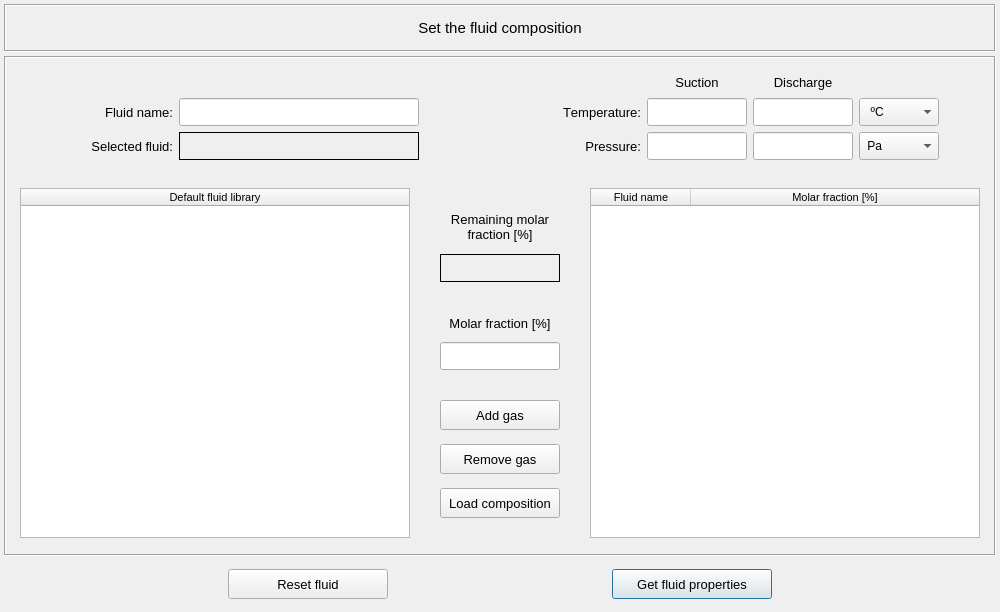
<?xml version="1.0" encoding="UTF-8"?>
<ui version="4.0">
 <class>Dialog</class>
 <widget class="QDialog" name="Dialog">
  <property name="geometry">
   <rect>
    <x>0</x>
    <y>0</y>
    <width>1000</width>
    <height>612</height>
   </rect>
  </property>
  <property name="minimumSize">
   <size>
    <width>1000</width>
    <height>612</height>
   </size>
  </property>
  <property name="maximumSize">
   <size>
    <width>1000</width>
    <height>612</height>
   </size>
  </property>
  <property name="windowTitle">
   <string>Set fluid mixture composition</string>
  </property>
  <layout class="QGridLayout" name="gridLayout_11">
   <property name="leftMargin">
    <number>4</number>
   </property>
   <property name="topMargin">
    <number>4</number>
   </property>
   <property name="rightMargin">
    <number>4</number>
   </property>
   <property name="bottomMargin">
    <number>4</number>
   </property>
   <property name="spacing">
    <number>4</number>
   </property>
   <item row="0" column="0">
    <widget class="QFrame" name="frame_title">
     <property name="minimumSize">
      <size>
       <width>0</width>
       <height>48</height>
      </size>
     </property>
     <property name="maximumSize">
      <size>
       <width>16777215</width>
       <height>48</height>
      </size>
     </property>
     <property name="frameShape">
      <enum>QFrame::Box</enum>
     </property>
     <property name="frameShadow">
      <enum>QFrame::Sunken</enum>
     </property>
     <layout class="QGridLayout" name="gridLayout_10">
      <item row="0" column="0">
       <widget class="QLabel" name="label_title">
        <property name="font">
         <font>
          <pointsize>11</pointsize>
         </font>
        </property>
        <property name="text">
         <string>Set the fluid composition</string>
        </property>
        <property name="alignment">
         <set>Qt::AlignCenter</set>
        </property>
       </widget>
      </item>
     </layout>
    </widget>
   </item>
   <item row="1" column="0">
    <widget class="QFrame" name="frame">
     <property name="maximumSize">
      <size>
       <width>16777215</width>
       <height>500</height>
      </size>
     </property>
     <property name="frameShape">
      <enum>QFrame::Box</enum>
     </property>
     <property name="frameShadow">
      <enum>QFrame::Sunken</enum>
     </property>
     <layout class="QGridLayout" name="gridLayout_9">
      <property name="leftMargin">
       <number>4</number>
      </property>
      <property name="topMargin">
       <number>4</number>
      </property>
      <property name="rightMargin">
       <number>4</number>
      </property>
      <property name="bottomMargin">
       <number>4</number>
      </property>
      <property name="verticalSpacing">
       <number>4</number>
      </property>
      <item row="0" column="0">
       <widget class="QFrame" name="frame_states">
        <property name="minimumSize">
         <size>
          <width>0</width>
          <height>110</height>
         </size>
        </property>
        <property name="frameShape">
         <enum>QFrame::NoFrame</enum>
        </property>
        <property name="frameShadow">
         <enum>QFrame::Raised</enum>
        </property>
        <layout class="QGridLayout" name="gridLayout">
         <property name="leftMargin">
          <number>4</number>
         </property>
         <property name="topMargin">
          <number>4</number>
         </property>
         <property name="rightMargin">
          <number>4</number>
         </property>
         <property name="bottomMargin">
          <number>4</number>
         </property>
         <property name="horizontalSpacing">
          <number>8</number>
         </property>
         <property name="verticalSpacing">
          <number>4</number>
         </property>
         <item row="0" column="0">
          <widget class="QFrame" name="frame_5">
           <property name="minimumSize">
            <size>
             <width>0</width>
             <height>60</height>
            </size>
           </property>
           <property name="frameShape">
            <enum>QFrame::NoFrame</enum>
           </property>
           <property name="frameShadow">
            <enum>QFrame::Raised</enum>
           </property>
           <layout class="QGridLayout" name="gridLayout_14">
            <property name="leftMargin">
             <number>6</number>
            </property>
            <property name="topMargin">
             <number>6</number>
            </property>
            <property name="rightMargin">
             <number>6</number>
            </property>
            <property name="bottomMargin">
             <number>6</number>
            </property>
            <item row="1" column="1">
             <widget class="QLabel" name="label_5">
              <property name="minimumSize">
               <size>
                <width>0</width>
                <height>28</height>
               </size>
              </property>
              <property name="maximumSize">
               <size>
                <width>140</width>
                <height>28</height>
               </size>
              </property>
              <property name="font">
               <font>
                <pointsize>10</pointsize>
                <kerning>false</kerning>
               </font>
              </property>
              <property name="text">
               <string>Fluid name:</string>
              </property>
              <property name="alignment">
               <set>Qt::AlignRight|Qt::AlignTrailing|Qt::AlignVCenter</set>
              </property>
             </widget>
            </item>
            <item row="1" column="2">
             <widget class="QLineEdit" name="lineEdit_fluid_name">
              <property name="minimumSize">
               <size>
                <width>240</width>
                <height>28</height>
               </size>
              </property>
              <property name="maximumSize">
               <size>
                <width>350</width>
                <height>28</height>
               </size>
              </property>
              <property name="whatsThis">
               <string>&lt;html&gt;&lt;head/&gt;&lt;body&gt;&lt;p&gt;Insert a fluid name&lt;/p&gt;&lt;/body&gt;&lt;/html&gt;</string>
              </property>
              <property name="styleSheet">
               <string notr="true"/>
              </property>
              <property name="text">
               <string/>
              </property>
              <property name="alignment">
               <set>Qt::AlignCenter</set>
              </property>
             </widget>
            </item>
            <item row="1" column="0">
             <spacer name="horizontalSpacer_7">
              <property name="orientation">
               <enum>Qt::Horizontal</enum>
              </property>
              <property name="sizeHint" stdset="0">
               <size>
                <width>40</width>
                <height>20</height>
               </size>
              </property>
             </spacer>
            </item>
            <item row="1" column="3">
             <spacer name="horizontalSpacer_4">
              <property name="orientation">
               <enum>Qt::Horizontal</enum>
              </property>
              <property name="sizeHint" stdset="0">
               <size>
                <width>40</width>
                <height>20</height>
               </size>
              </property>
             </spacer>
            </item>
            <item row="2" column="1">
             <widget class="QLabel" name="label_3">
              <property name="minimumSize">
               <size>
                <width>0</width>
                <height>28</height>
               </size>
              </property>
              <property name="maximumSize">
               <size>
                <width>140</width>
                <height>28</height>
               </size>
              </property>
              <property name="font">
               <font>
                <pointsize>10</pointsize>
                <kerning>false</kerning>
               </font>
              </property>
              <property name="text">
               <string>Selected fluid:</string>
              </property>
              <property name="alignment">
               <set>Qt::AlignRight|Qt::AlignTrailing|Qt::AlignVCenter</set>
              </property>
             </widget>
            </item>
            <item row="0" column="2">
             <widget class="QLabel" name="label_spacing">
              <property name="minimumSize">
               <size>
                <width>100</width>
                <height>20</height>
               </size>
              </property>
              <property name="maximumSize">
               <size>
                <width>1000</width>
                <height>20</height>
               </size>
              </property>
              <property name="font">
               <font>
                <family>MS Shell Dlg 2</family>
                <pointsize>10</pointsize>
                <weight>50</weight>
                <italic>false</italic>
                <bold>false</bold>
               </font>
              </property>
              <property name="frameShape">
               <enum>QFrame::NoFrame</enum>
              </property>
              <property name="text">
               <string/>
              </property>
              <property name="alignment">
               <set>Qt::AlignCenter</set>
              </property>
             </widget>
            </item>
            <item row="2" column="2">
             <widget class="QLabel" name="label_selected_fluid">
              <property name="minimumSize">
               <size>
                <width>240</width>
                <height>28</height>
               </size>
              </property>
              <property name="maximumSize">
               <size>
                <width>350</width>
                <height>28</height>
               </size>
              </property>
              <property name="font">
               <font>
                <pointsize>8</pointsize>
               </font>
              </property>
              <property name="styleSheet">
               <string notr="true"/>
              </property>
              <property name="frameShape">
               <enum>QFrame::Box</enum>
              </property>
              <property name="text">
               <string/>
              </property>
              <property name="alignment">
               <set>Qt::AlignCenter</set>
              </property>
              <property name="wordWrap">
               <bool>true</bool>
              </property>
              <property name="margin">
               <number>2</number>
              </property>
              <property name="indent">
               <number>2</number>
              </property>
             </widget>
            </item>
           </layout>
          </widget>
         </item>
         <item row="0" column="1">
          <widget class="QFrame" name="frame_10">
           <property name="frameShape">
            <enum>QFrame::NoFrame</enum>
           </property>
           <property name="frameShadow">
            <enum>QFrame::Raised</enum>
           </property>
           <layout class="QGridLayout" name="gridLayout_15">
            <property name="leftMargin">
             <number>6</number>
            </property>
            <property name="topMargin">
             <number>6</number>
            </property>
            <property name="rightMargin">
             <number>6</number>
            </property>
            <property name="bottomMargin">
             <number>6</number>
            </property>
            <item row="1" column="5">
             <spacer name="horizontalSpacer_2">
              <property name="orientation">
               <enum>Qt::Horizontal</enum>
              </property>
              <property name="sizeHint" stdset="0">
               <size>
                <width>40</width>
                <height>20</height>
               </size>
              </property>
             </spacer>
            </item>
            <item row="1" column="0">
             <spacer name="horizontalSpacer_3">
              <property name="orientation">
               <enum>Qt::Horizontal</enum>
              </property>
              <property name="sizeHint" stdset="0">
               <size>
                <width>40</width>
                <height>20</height>
               </size>
              </property>
             </spacer>
            </item>
            <item row="2" column="1">
             <widget class="QLabel" name="label_9">
              <property name="minimumSize">
               <size>
                <width>90</width>
                <height>28</height>
               </size>
              </property>
              <property name="maximumSize">
               <size>
                <width>400</width>
                <height>28</height>
               </size>
              </property>
              <property name="font">
               <font>
                <family>MS Shell Dlg 2</family>
                <pointsize>10</pointsize>
                <weight>50</weight>
                <italic>false</italic>
                <bold>false</bold>
                <kerning>false</kerning>
               </font>
              </property>
              <property name="text">
               <string>Pressure:</string>
              </property>
              <property name="alignment">
               <set>Qt::AlignRight|Qt::AlignTrailing|Qt::AlignVCenter</set>
              </property>
             </widget>
            </item>
            <item row="1" column="2">
             <widget class="QLineEdit" name="lineEdit_temperature">
              <property name="minimumSize">
               <size>
                <width>100</width>
                <height>28</height>
               </size>
              </property>
              <property name="maximumSize">
               <size>
                <width>100</width>
                <height>28</height>
               </size>
              </property>
              <property name="font">
               <font>
                <pointsize>10</pointsize>
                <weight>50</weight>
                <italic>false</italic>
                <bold>false</bold>
               </font>
              </property>
              <property name="styleSheet">
               <string notr="true"/>
              </property>
              <property name="text">
               <string/>
              </property>
              <property name="alignment">
               <set>Qt::AlignCenter</set>
              </property>
             </widget>
            </item>
            <item row="2" column="4">
             <widget class="QComboBox" name="comboBox_pressure_units">
              <property name="minimumSize">
               <size>
                <width>80</width>
                <height>28</height>
               </size>
              </property>
              <property name="maximumSize">
               <size>
                <width>80</width>
                <height>28</height>
               </size>
              </property>
              <property name="font">
               <font>
                <family>MS Shell Dlg 2</family>
                <italic>false</italic>
               </font>
              </property>
              <item>
               <property name="text">
                <string> Pa</string>
               </property>
              </item>
              <item>
               <property name="text">
                <string> kPa</string>
               </property>
              </item>
              <item>
               <property name="text">
                <string> atm</string>
               </property>
              </item>
              <item>
               <property name="text">
                <string> bar</string>
               </property>
              </item>
              <item>
               <property name="text">
                <string> kgf/cm²</string>
               </property>
              </item>
              <item>
               <property name="text">
                <string> psi</string>
               </property>
              </item>
              <item>
               <property name="text">
                <string> ksi</string>
               </property>
              </item>
             </widget>
            </item>
            <item row="1" column="3">
             <widget class="QLineEdit" name="lineEdit_temperature_disch">
              <property name="minimumSize">
               <size>
                <width>100</width>
                <height>28</height>
               </size>
              </property>
              <property name="maximumSize">
               <size>
                <width>100</width>
                <height>28</height>
               </size>
              </property>
              <property name="font">
               <font>
                <pointsize>10</pointsize>
                <weight>50</weight>
                <italic>false</italic>
                <bold>false</bold>
               </font>
              </property>
              <property name="styleSheet">
               <string notr="true"/>
              </property>
              <property name="text">
               <string/>
              </property>
              <property name="alignment">
               <set>Qt::AlignCenter</set>
              </property>
             </widget>
            </item>
            <item row="1" column="1">
             <widget class="QLabel" name="label_10">
              <property name="minimumSize">
               <size>
                <width>90</width>
                <height>28</height>
               </size>
              </property>
              <property name="maximumSize">
               <size>
                <width>400</width>
                <height>28</height>
               </size>
              </property>
              <property name="font">
               <font>
                <family>MS Shell Dlg 2</family>
                <pointsize>10</pointsize>
                <weight>50</weight>
                <italic>false</italic>
                <bold>false</bold>
                <kerning>false</kerning>
               </font>
              </property>
              <property name="text">
               <string>Temperature:</string>
              </property>
              <property name="alignment">
               <set>Qt::AlignRight|Qt::AlignTrailing|Qt::AlignVCenter</set>
              </property>
             </widget>
            </item>
            <item row="1" column="4">
             <widget class="QComboBox" name="comboBox_temperature_units">
              <property name="minimumSize">
               <size>
                <width>80</width>
                <height>28</height>
               </size>
              </property>
              <property name="maximumSize">
               <size>
                <width>80</width>
                <height>28</height>
               </size>
              </property>
              <property name="font">
               <font>
                <family>MS Shell Dlg 2</family>
                <italic>false</italic>
               </font>
              </property>
              <property name="currentIndex">
               <number>1</number>
              </property>
              <item>
               <property name="text">
                <string>  K</string>
               </property>
              </item>
              <item>
               <property name="text">
                <string>  ºC</string>
               </property>
              </item>
              <item>
               <property name="text">
                <string>  ºF</string>
               </property>
              </item>
             </widget>
            </item>
            <item row="0" column="3">
             <widget class="QLabel" name="label_discharge">
              <property name="minimumSize">
               <size>
                <width>100</width>
                <height>20</height>
               </size>
              </property>
              <property name="maximumSize">
               <size>
                <width>100</width>
                <height>20</height>
               </size>
              </property>
              <property name="font">
               <font>
                <family>MS Shell Dlg 2</family>
                <pointsize>10</pointsize>
                <weight>50</weight>
                <italic>false</italic>
                <bold>false</bold>
               </font>
              </property>
              <property name="text">
               <string>Discharge</string>
              </property>
              <property name="alignment">
               <set>Qt::AlignCenter</set>
              </property>
             </widget>
            </item>
            <item row="0" column="2">
             <widget class="QLabel" name="label_suction">
              <property name="minimumSize">
               <size>
                <width>100</width>
                <height>20</height>
               </size>
              </property>
              <property name="maximumSize">
               <size>
                <width>100</width>
                <height>20</height>
               </size>
              </property>
              <property name="font">
               <font>
                <family>MS Shell Dlg 2</family>
                <pointsize>10</pointsize>
                <weight>50</weight>
                <italic>false</italic>
                <bold>false</bold>
               </font>
              </property>
              <property name="text">
               <string>Suction</string>
              </property>
              <property name="alignment">
               <set>Qt::AlignCenter</set>
              </property>
             </widget>
            </item>
            <item row="2" column="3">
             <widget class="QLineEdit" name="lineEdit_pressure_disch">
              <property name="enabled">
               <bool>true</bool>
              </property>
              <property name="minimumSize">
               <size>
                <width>100</width>
                <height>28</height>
               </size>
              </property>
              <property name="maximumSize">
               <size>
                <width>100</width>
                <height>28</height>
               </size>
              </property>
              <property name="font">
               <font>
                <pointsize>10</pointsize>
                <weight>50</weight>
                <italic>false</italic>
                <bold>false</bold>
               </font>
              </property>
              <property name="styleSheet">
               <string notr="true"/>
              </property>
              <property name="text">
               <string/>
              </property>
              <property name="alignment">
               <set>Qt::AlignCenter</set>
              </property>
             </widget>
            </item>
            <item row="2" column="2">
             <widget class="QLineEdit" name="lineEdit_pressure">
              <property name="enabled">
               <bool>true</bool>
              </property>
              <property name="minimumSize">
               <size>
                <width>100</width>
                <height>28</height>
               </size>
              </property>
              <property name="maximumSize">
               <size>
                <width>100</width>
                <height>28</height>
               </size>
              </property>
              <property name="font">
               <font>
                <pointsize>10</pointsize>
                <weight>50</weight>
                <italic>false</italic>
                <bold>false</bold>
               </font>
              </property>
              <property name="styleSheet">
               <string notr="true"/>
              </property>
              <property name="text">
               <string/>
              </property>
              <property name="alignment">
               <set>Qt::AlignCenter</set>
              </property>
             </widget>
            </item>
           </layout>
          </widget>
         </item>
        </layout>
       </widget>
      </item>
      <item row="1" column="0">
       <widget class="QScrollArea" name="scrollArea">
        <property name="frameShape">
         <enum>QFrame::NoFrame</enum>
        </property>
        <property name="widgetResizable">
         <bool>true</bool>
        </property>
        <widget class="QWidget" name="scrollAreaWidgetContents">
         <property name="geometry">
          <rect>
           <x>0</x>
           <y>0</y>
           <width>980</width>
           <height>374</height>
          </rect>
         </property>
         <layout class="QGridLayout" name="gridLayout_2">
          <property name="leftMargin">
           <number>4</number>
          </property>
          <property name="topMargin">
           <number>4</number>
          </property>
          <property name="rightMargin">
           <number>4</number>
          </property>
          <property name="bottomMargin">
           <number>4</number>
          </property>
          <property name="spacing">
           <number>4</number>
          </property>
          <item row="0" column="0">
           <widget class="QTreeWidget" name="treeWidget_reference_gases">
            <property name="minimumSize">
             <size>
              <width>390</width>
              <height>0</height>
             </size>
            </property>
            <property name="maximumSize">
             <size>
              <width>390</width>
              <height>350</height>
             </size>
            </property>
            <property name="font">
             <font>
              <family>MS Shell Dlg 2</family>
              <pointsize>8</pointsize>
             </font>
            </property>
            <property name="toolTip">
             <string>&lt;html&gt;&lt;head/&gt;&lt;body&gt;&lt;p&gt;Press double-click to add fluid to the mixture&lt;/p&gt;&lt;/body&gt;&lt;/html&gt;</string>
            </property>
            <property name="styleSheet">
             <string notr="true"/>
            </property>
            <property name="horizontalScrollBarPolicy">
             <enum>Qt::ScrollBarAsNeeded</enum>
            </property>
            <property name="sizeAdjustPolicy">
             <enum>QAbstractScrollArea::AdjustIgnored</enum>
            </property>
            <property name="dragDropMode">
             <enum>QAbstractItemView::DragOnly</enum>
            </property>
            <column>
             <property name="text">
              <string>Default fluid library</string>
             </property>
             <property name="textAlignment">
              <set>AlignCenter</set>
             </property>
            </column>
           </widget>
          </item>
          <item row="0" column="2">
           <widget class="QTableWidget" name="tableWidget_new_fluid">
            <property name="minimumSize">
             <size>
              <width>390</width>
              <height>0</height>
             </size>
            </property>
            <property name="maximumSize">
             <size>
              <width>390</width>
              <height>350</height>
             </size>
            </property>
            <property name="font">
             <font>
              <family>MS Shell Dlg 2</family>
              <pointsize>8</pointsize>
             </font>
            </property>
            <property name="sizeAdjustPolicy">
             <enum>QAbstractScrollArea::AdjustToContents</enum>
            </property>
            <property name="editTriggers">
             <set>QAbstractItemView::DoubleClicked|QAbstractItemView::EditKeyPressed</set>
            </property>
            <property name="dragDropOverwriteMode">
             <bool>false</bool>
            </property>
            <property name="dragDropMode">
             <enum>QAbstractItemView::DropOnly</enum>
            </property>
            <property name="alternatingRowColors">
             <bool>true</bool>
            </property>
            <property name="selectionBehavior">
             <enum>QAbstractItemView::SelectItems</enum>
            </property>
            <property name="sortingEnabled">
             <bool>true</bool>
            </property>
            <attribute name="horizontalHeaderStretchLastSection">
             <bool>true</bool>
            </attribute>
            <column>
             <property name="text">
              <string>Fluid name</string>
             </property>
            </column>
            <column>
             <property name="text">
              <string>Molar fraction [%]</string>
             </property>
            </column>
           </widget>
          </item>
          <item row="0" column="1">
           <widget class="QFrame" name="frame_middle">
            <property name="minimumSize">
             <size>
              <width>140</width>
              <height>0</height>
             </size>
            </property>
            <property name="maximumSize">
             <size>
              <width>160</width>
              <height>350</height>
             </size>
            </property>
            <property name="frameShape">
             <enum>QFrame::NoFrame</enum>
            </property>
            <property name="frameShadow">
             <enum>QFrame::Raised</enum>
            </property>
            <layout class="QGridLayout" name="gridLayout_16">
             <property name="leftMargin">
              <number>0</number>
             </property>
             <property name="topMargin">
              <number>0</number>
             </property>
             <property name="rightMargin">
              <number>0</number>
             </property>
             <property name="bottomMargin">
              <number>0</number>
             </property>
             <property name="spacing">
              <number>0</number>
             </property>
             <item row="6" column="0">
              <spacer name="verticalSpacer_5">
               <property name="orientation">
                <enum>Qt::Vertical</enum>
               </property>
               <property name="sizeHint" stdset="0">
                <size>
                 <width>20</width>
                 <height>40</height>
                </size>
               </property>
              </spacer>
             </item>
             <item row="2" column="0">
              <spacer name="verticalSpacer_6">
               <property name="orientation">
                <enum>Qt::Vertical</enum>
               </property>
               <property name="sizeHint" stdset="0">
                <size>
                 <width>20</width>
                 <height>40</height>
                </size>
               </property>
              </spacer>
             </item>
             <item row="4" column="0">
              <spacer name="verticalSpacer_7">
               <property name="orientation">
                <enum>Qt::Vertical</enum>
               </property>
               <property name="sizeHint" stdset="0">
                <size>
                 <width>20</width>
                 <height>40</height>
                </size>
               </property>
              </spacer>
             </item>
             <item row="5" column="0">
              <widget class="QFrame" name="frame_9">
               <property name="minimumSize">
                <size>
                 <width>0</width>
                 <height>140</height>
                </size>
               </property>
               <property name="frameShape">
                <enum>QFrame::NoFrame</enum>
               </property>
               <property name="frameShadow">
                <enum>QFrame::Raised</enum>
               </property>
               <layout class="QGridLayout" name="gridLayout_17">
                <property name="leftMargin">
                 <number>4</number>
                </property>
                <property name="topMargin">
                 <number>4</number>
                </property>
                <property name="rightMargin">
                 <number>4</number>
                </property>
                <property name="bottomMargin">
                 <number>0</number>
                </property>
                <property name="horizontalSpacing">
                 <number>4</number>
                </property>
                <property name="verticalSpacing">
                 <number>6</number>
                </property>
                <item row="0" column="0">
                 <widget class="QPushButton" name="pushButton_add_gas">
                  <property name="minimumSize">
                   <size>
                    <width>120</width>
                    <height>30</height>
                   </size>
                  </property>
                  <property name="maximumSize">
                   <size>
                    <width>120</width>
                    <height>30</height>
                   </size>
                  </property>
                  <property name="font">
                   <font>
                    <pointsize>10</pointsize>
                   </font>
                  </property>
                  <property name="styleSheet">
                   <string notr="true"/>
                  </property>
                  <property name="text">
                   <string>Add gas</string>
                  </property>
                  <property name="autoDefault">
                   <bool>false</bool>
                  </property>
                  <property name="default">
                   <bool>true</bool>
                  </property>
                 </widget>
                </item>
                <item row="1" column="0">
                 <widget class="QPushButton" name="pushButton_remove_gas">
                  <property name="minimumSize">
                   <size>
                    <width>120</width>
                    <height>30</height>
                   </size>
                  </property>
                  <property name="maximumSize">
                   <size>
                    <width>120</width>
                    <height>30</height>
                   </size>
                  </property>
                  <property name="font">
                   <font>
                    <pointsize>10</pointsize>
                   </font>
                  </property>
                  <property name="styleSheet">
                   <string notr="true"/>
                  </property>
                  <property name="text">
                   <string>Remove gas</string>
                  </property>
                  <property name="autoDefault">
                   <bool>false</bool>
                  </property>
                  <property name="default">
                   <bool>false</bool>
                  </property>
                  <property name="status" stdset="0">
                   <string>danger</string>
                  </property>
                 </widget>
                </item>
                <item row="2" column="0">
                 <widget class="QPushButton" name="pushButton_load_composition">
                  <property name="minimumSize">
                   <size>
                    <width>120</width>
                    <height>30</height>
                   </size>
                  </property>
                  <property name="maximumSize">
                   <size>
                    <width>120</width>
                    <height>30</height>
                   </size>
                  </property>
                  <property name="font">
                   <font>
                    <pointsize>10</pointsize>
                   </font>
                  </property>
                  <property name="styleSheet">
                   <string notr="true"/>
                  </property>
                  <property name="text">
                   <string>Load composition</string>
                  </property>
                  <property name="autoDefault">
                   <bool>false</bool>
                  </property>
                  <property name="default">
                   <bool>false</bool>
                  </property>
                 </widget>
                </item>
               </layout>
              </widget>
             </item>
             <item row="1" column="0">
              <widget class="QFrame" name="frame_11">
               <property name="frameShape">
                <enum>QFrame::NoFrame</enum>
               </property>
               <property name="frameShadow">
                <enum>QFrame::Raised</enum>
               </property>
               <layout class="QGridLayout" name="gridLayout_18">
                <item row="0" column="0">
                 <widget class="QLabel" name="label_title_remaining_fraction">
                  <property name="minimumSize">
                   <size>
                    <width>120</width>
                    <height>42</height>
                   </size>
                  </property>
                  <property name="maximumSize">
                   <size>
                    <width>120</width>
                    <height>42</height>
                   </size>
                  </property>
                  <property name="font">
                   <font>
                    <pointsize>10</pointsize>
                   </font>
                  </property>
                  <property name="text">
                   <string>Remaining molar 
fraction [%]</string>
                  </property>
                  <property name="alignment">
                   <set>Qt::AlignCenter</set>
                  </property>
                  <property name="wordWrap">
                   <bool>true</bool>
                  </property>
                 </widget>
                </item>
                <item row="1" column="0">
                 <widget class="QLabel" name="label_remaining_composition">
                  <property name="minimumSize">
                   <size>
                    <width>120</width>
                    <height>28</height>
                   </size>
                  </property>
                  <property name="maximumSize">
                   <size>
                    <width>120</width>
                    <height>28</height>
                   </size>
                  </property>
                  <property name="font">
                   <font>
                    <pointsize>10</pointsize>
                    <italic>false</italic>
                   </font>
                  </property>
                  <property name="styleSheet">
                   <string notr="true">QLineEdit{color: rgb(0, 0, 0); background-color: rgb(250, 250, 250)}
QLineEdit:disabled{color: rgb(100, 100, 100); background-color: rgb(240, 240, 240)}</string>
                  </property>
                  <property name="frameShape">
                   <enum>QFrame::Box</enum>
                  </property>
                  <property name="text">
                   <string/>
                  </property>
                  <property name="alignment">
                   <set>Qt::AlignCenter</set>
                  </property>
                  <property name="wordWrap">
                   <bool>true</bool>
                  </property>
                 </widget>
                </item>
               </layout>
              </widget>
             </item>
             <item row="3" column="0">
              <widget class="QFrame" name="frame_12">
               <property name="frameShape">
                <enum>QFrame::NoFrame</enum>
               </property>
               <property name="frameShadow">
                <enum>QFrame::Raised</enum>
               </property>
               <layout class="QGridLayout" name="gridLayout_19">
                <item row="0" column="0">
                 <widget class="QLabel" name="label_6">
                  <property name="minimumSize">
                   <size>
                    <width>120</width>
                    <height>26</height>
                   </size>
                  </property>
                  <property name="maximumSize">
                   <size>
                    <width>120</width>
                    <height>26</height>
                   </size>
                  </property>
                  <property name="font">
                   <font>
                    <pointsize>10</pointsize>
                   </font>
                  </property>
                  <property name="text">
                   <string>Molar fraction [%]</string>
                  </property>
                  <property name="alignment">
                   <set>Qt::AlignCenter</set>
                  </property>
                 </widget>
                </item>
                <item row="1" column="0">
                 <widget class="QLineEdit" name="lineEdit_composition">
                  <property name="sizePolicy">
                   <sizepolicy hsizetype="Preferred" vsizetype="Preferred">
                    <horstretch>0</horstretch>
                    <verstretch>0</verstretch>
                   </sizepolicy>
                  </property>
                  <property name="minimumSize">
                   <size>
                    <width>120</width>
                    <height>28</height>
                   </size>
                  </property>
                  <property name="maximumSize">
                   <size>
                    <width>120</width>
                    <height>28</height>
                   </size>
                  </property>
                  <property name="alignment">
                   <set>Qt::AlignCenter</set>
                  </property>
                 </widget>
                </item>
               </layout>
              </widget>
             </item>
             <item row="0" column="0">
              <spacer name="verticalSpacer_8">
               <property name="orientation">
                <enum>Qt::Vertical</enum>
               </property>
               <property name="sizeHint" stdset="0">
                <size>
                 <width>20</width>
                 <height>40</height>
                </size>
               </property>
              </spacer>
             </item>
            </layout>
           </widget>
          </item>
         </layout>
        </widget>
       </widget>
      </item>
     </layout>
    </widget>
   </item>
   <item row="2" column="0">
    <widget class="QFrame" name="frame_3">
     <property name="minimumSize">
      <size>
       <width>0</width>
       <height>48</height>
      </size>
     </property>
     <property name="maximumSize">
      <size>
       <width>16777215</width>
       <height>48</height>
      </size>
     </property>
     <property name="frameShape">
      <enum>QFrame::NoFrame</enum>
     </property>
     <property name="frameShadow">
      <enum>QFrame::Raised</enum>
     </property>
     <layout class="QGridLayout" name="gridLayout_4">
      <property name="leftMargin">
       <number>0</number>
      </property>
      <property name="topMargin">
       <number>0</number>
      </property>
      <property name="rightMargin">
       <number>0</number>
      </property>
      <property name="bottomMargin">
       <number>0</number>
      </property>
      <property name="spacing">
       <number>0</number>
      </property>
      <item row="0" column="0">
       <widget class="QPushButton" name="pushButton_reset_fluid">
        <property name="minimumSize">
         <size>
          <width>160</width>
          <height>30</height>
         </size>
        </property>
        <property name="maximumSize">
         <size>
          <width>160</width>
          <height>30</height>
         </size>
        </property>
        <property name="font">
         <font>
          <pointsize>10</pointsize>
         </font>
        </property>
        <property name="styleSheet">
         <string notr="true"/>
        </property>
        <property name="text">
         <string>Reset fluid</string>
        </property>
        <property name="autoDefault">
         <bool>false</bool>
        </property>
        <property name="default">
         <bool>false</bool>
        </property>
       </widget>
      </item>
      <item row="0" column="1">
       <widget class="QPushButton" name="pushButton_confirm">
        <property name="minimumSize">
         <size>
          <width>160</width>
          <height>30</height>
         </size>
        </property>
        <property name="maximumSize">
         <size>
          <width>160</width>
          <height>30</height>
         </size>
        </property>
        <property name="font">
         <font>
          <pointsize>10</pointsize>
         </font>
        </property>
        <property name="styleSheet">
         <string notr="true"/>
        </property>
        <property name="text">
         <string>Get fluid properties</string>
        </property>
        <property name="autoDefault">
         <bool>false</bool>
        </property>
        <property name="default">
         <bool>true</bool>
        </property>
       </widget>
      </item>
     </layout>
    </widget>
   </item>
  </layout>
 </widget>
 <tabstops>
  <tabstop>lineEdit_fluid_name</tabstop>
  <tabstop>scrollArea</tabstop>
  <tabstop>treeWidget_reference_gases</tabstop>
  <tabstop>lineEdit_temperature</tabstop>
  <tabstop>lineEdit_temperature_disch</tabstop>
  <tabstop>comboBox_temperature_units</tabstop>
  <tabstop>lineEdit_pressure</tabstop>
  <tabstop>lineEdit_pressure_disch</tabstop>
  <tabstop>comboBox_pressure_units</tabstop>
  <tabstop>tableWidget_new_fluid</tabstop>
  <tabstop>lineEdit_composition</tabstop>
  <tabstop>pushButton_add_gas</tabstop>
  <tabstop>pushButton_remove_gas</tabstop>
  <tabstop>pushButton_load_composition</tabstop>
  <tabstop>pushButton_reset_fluid</tabstop>
  <tabstop>pushButton_confirm</tabstop>
 </tabstops>
 <resources/>
 <connections/>
</ui>
